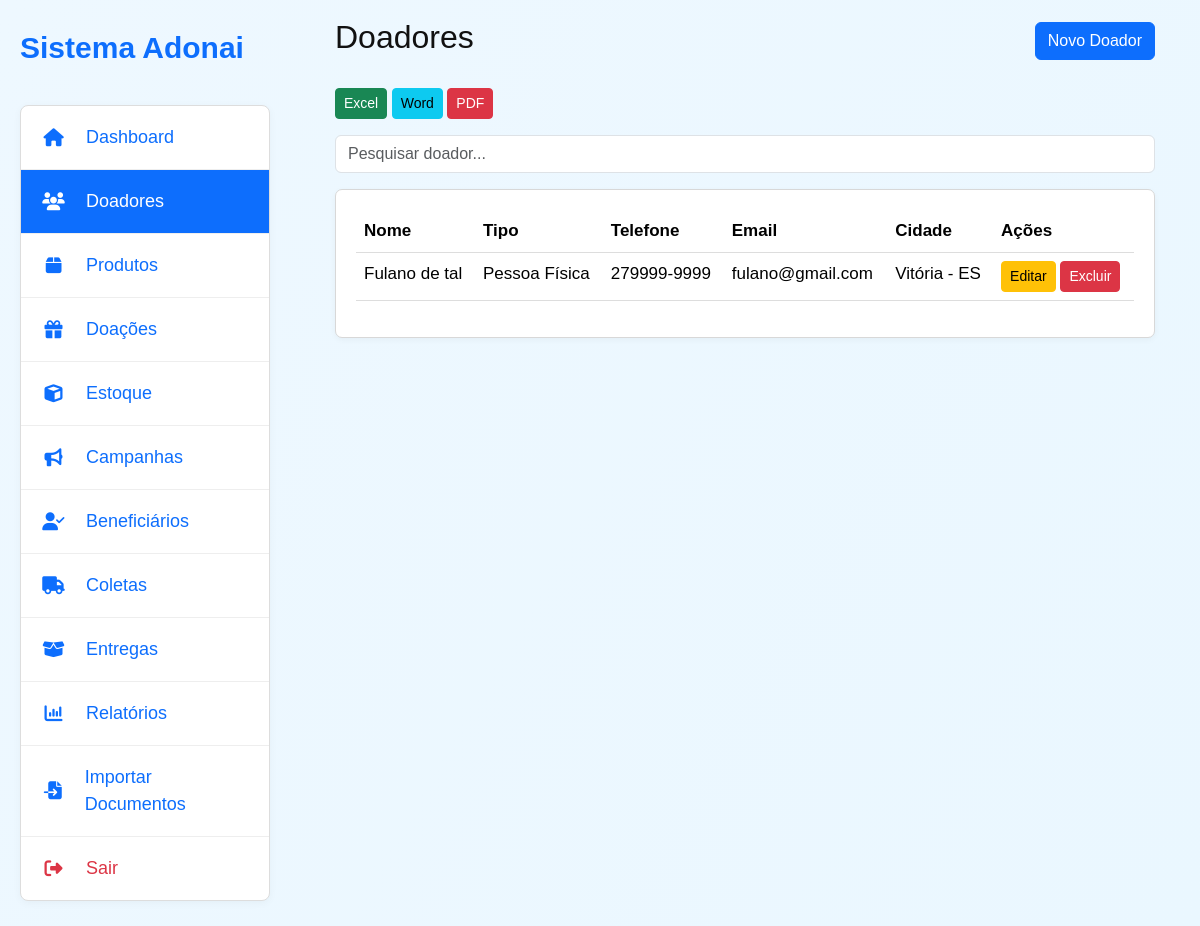
Page /doadores/ (signed in) on the earlier database version.
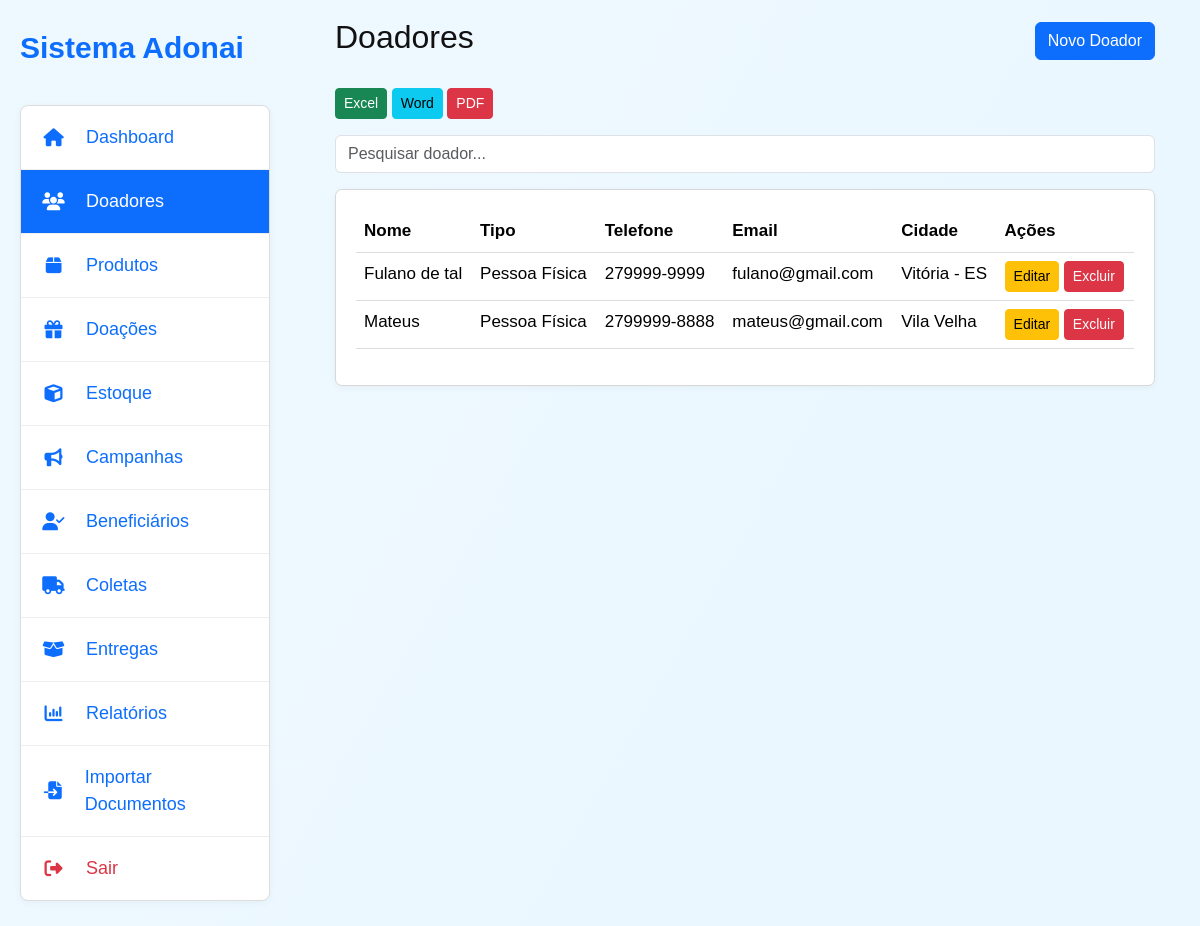
Same page on the later database version.
### gestao/models.py (models this page shows, shortened)
class Doador(models.Model):
    TIPO_CHOICES = [
        ("PF", "Pessoa Física"),
        ("PJ", "Pessoa Jurídica"),
    ]
    nome = models.CharField(max_length=200)
    tipo = models.CharField(max_length=2, choices=TIPO_CHOICES)
    telefone = models.CharField(max_length=20)
    email = models.EmailField(blank=True, null=True)
    endereco = models.CharField(max_length=255, blank=True)
    cidade = models.CharField(max_length=100, blank=True)
    ativo = models.BooleanField(default=True)
    criado_em = models.DateTimeField(auto_now_add=True)

### gestao/views.py (the view)
# urls.py: path("doadores/", views.doadores, name="doadores"),
@login_required
def doadores(request):
    return crud_list(request, Doador, "gestao/doadores.html", "dados")

### gestao/views.py (called while the page is built)
def crud_list(request, model, template, context_name):
    busca = request.GET.get("busca")
    if busca:
        dados = model.objects.filter(nome__icontains=busca)
    else:
        dados = model.objects.all()
    return render(request, template, {context_name: dados})

### templates/gestao/doadores.html
{% extends 'base.html' %}
{% block content %}
<div class="d-flex justify-content-between align-items-center mb-4">
    <h2>Doadores</h2>
    <a href="{% url 'criar_doador' %}" class="btn btn-primary">
        Novo Doador
    </a>
</div>
<div class="mb-3">
    <a href="{% url 'exportar_excel' 'doadores' %}" class="btn btn-success btn-sm">Excel</a>
    <a href="{% url 'exportar_word' 'doadores' %}" class="btn btn-info btn-sm">Word</a>
    <a href="{% url 'exportar_pdf' 'doadores' %}" class="btn btn-danger btn-sm">PDF</a>
</div>
<form method="get" class="mb-3">
    <input type="text" name="busca" class="form-control" placeholder="Pesquisar doador...">
</form>
<div class="card">
    <div class="card-body">
        <table class="table table-hover">
            <thead>
                <tr>
                    <th>Nome</th>
                    <th>Tipo</th>
                    <th>Telefone</th>
                    <th>Email</th>
                    <th>Cidade</th>
                    <th>Ações</th>
                </tr>
            </thead>
            <tbody>
                {% for item in dados %}
                <tr>
                    <td>{{ item.nome }}</td>
                    <td>{{ item.get_tipo_display }}</td>
                    <td>{{ item.telefone }}</td>
                    <td>{{ item.email }}</td>
                    <td>{{ item.cidade }}</td>
                    <td>
                        <a href="{% url 'editar_doador' item.id %}" class="btn btn-warning btn-sm">
                            Editar
                        </a>
                        <a href="{% url 'excluir_doador' item.id %}" class="btn btn-danger btn-sm"
                            onclick="return confirm('Deseja realmente excluir?')">
                            Excluir
                        </a>
                    </td>
                </tr>
                {% empty %}
                <tr>
                    <td colspan="6">Nenhum registro encontrado.</td>
                </tr>
                {% endfor %}
            </tbody>
        </table>
    </div>
</div>
{% endblock %}

Differences in the rows shown:
added Doador: nome "Mateus", tipo "Pessoa Física", telefone "2799999-8888", email "mateus@gmail.com", cidade "Vila Velha"
